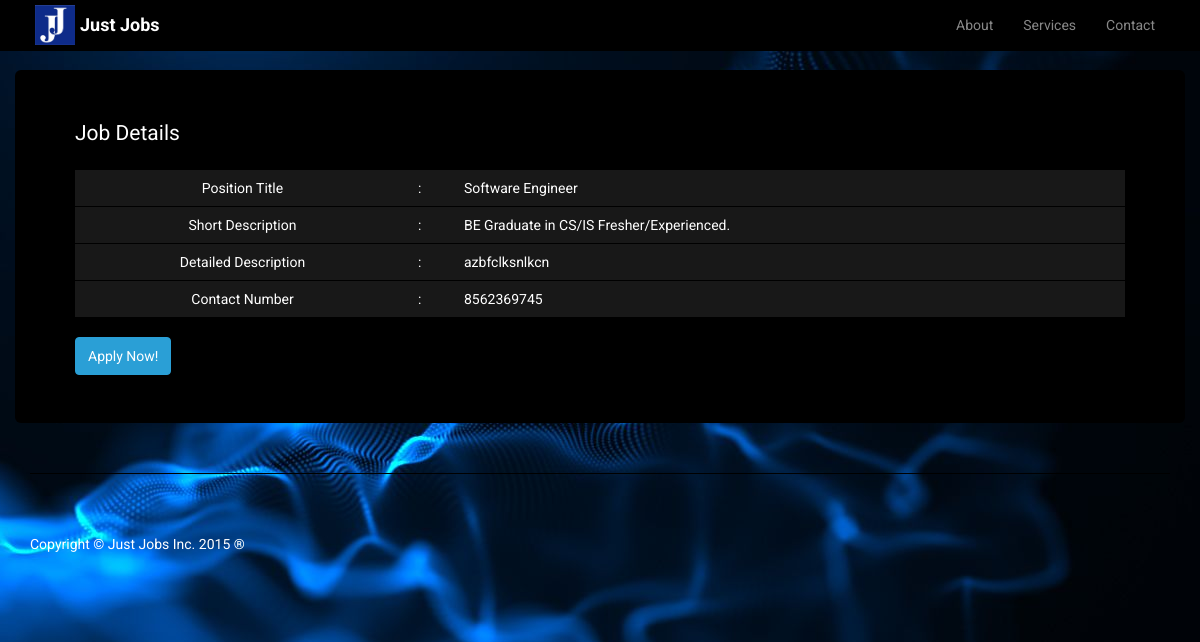
The app's page /details?jid=6 with its own data.
### tables this page shows
CREATE TABLE IF NOT EXISTS `jobs` (
`jid` int(11) NOT NULL,
  `title` varchar(30) NOT NULL,
  `desc` varchar(70) NOT NULL,
  `details` varchar(300) NOT NULL,
  `mob` bigint(20) NOT NULL,
  `poster` int(11) NOT NULL
);

### details.php (the view, shortened to what this page needs)
<!DOCTYPE html>
<html lang="en">
<head>
    <link href="css/bootstrap.min.css" rel="stylesheet">
    <link href="css/heroic-features.css" rel="stylesheet">
</head>
<body>
    <nav class="navbar navbar-inverse navbar-fixed-top" role="navigation">
        <div class="container">
            <img class="img-thumbnail img-rounded navbar-left" src="img/fav.png" width="50px" onclick="location.href='index'">
            <div class="navbar-header">
                <a class="navbar-brand" href="index"><b>Just Jobs</b></a>
            </div>
            <div class="collapse navbar-collapse navbar-right" id="bs-example-navbar-collapse-1">
                <ul class="nav navbar-nav">
                    <li>
                        <a href="aboutus">About</a>
                    </li>
                    <li>
                        <a href="services">Services</a>
                    </li>
                    <li>
                        <?php if (isset($_SESSION['login'])):?>
                            <a href="logout">Logout</a>
                        <?php else:?>
                            <a href="contact">Contact</a>
                        <?php endif;?>
                    </li>
                </ul>
            </div>
        </div>
    </nav>
    <div class="container">
        <div class="row">
            <header class="jumbotron">
                <div class="table-responsive">
                <?php
                    if (isset($_GET['hid'])){
                        $hid=$_GET['hid'];
                        echo "<legend>Candidate Details</legend>";
                        $sql=mysql_query("SELECT * FROM hire WHERE hid=$hid") or die(mysql_error());
                        if (mysql_num_rows($sql)) {
                            $res=mysql_fetch_array($sql);
                            echo "<table class='table'>
                                    <tr>
                                        <td class='text-center'>Position Title</td>
                                        <td>:</td>
                                        <td>".$res['title']."</td>
                                    </tr>
                                    <tr>
                                        <td class='text-center'>Short Description</td>
                                        <td>:</td>
                                        <td>".$res['desc']."</td>
                                    </tr>
                                    <tr>
                                        <td class='text-center'>Detailed Description</td>
                                        <td>:</td>
                                        <td>".$res['details']."</td>
                                    </tr>
                                    <tr>
                                        <td class='text-center'>Contact Number</td>
                                        <td>:</td>
                                        <td>".$res['mob']."</td>
                                    </tr>
                                  </table>  ";
                                  if (isset($_SESSION['login']))
                                    echo "<a href='enroll?hid=".$hid."' class='btn btn-primary'>Hire Now!</a>";
                                  else{
                                    $_SESSION['redir']="details?hid=".$hid;
                                    echo "<a class='btn btn-primary' data-toggle='modal' data-controls-modal='#login' data-backdrop='static' data-keyboard='false' href='#login'>Hire Now!</a>";
                                  }
                        }
                    }
                    elseif (isset($_GET['jid'])){
                        $jid=$_GET['jid'];
                        echo "<legend>Job Details</legend>";
                        $sql=mysql_query("SELECT * FROM jobs WHERE jid=$jid") or die(mysql_error());
                        if (mysql_num_rows($sql)) {
                            $res=mysql_fetch_array($sql);
                            echo "<table class='table'>
                                    <tr>
                                        <td class='text-center'>Position Title</td>
                                        <td>:</td>
                                        <td>".$res['title']."</td>
                                    </tr>
                                    <tr>
                                        <td class='text-center'>Short Description</td>
                                        <td>:</td>
                                        <td>".$res['desc']."</td>
                                    </tr>
                                    <tr>
                                        <td class='text-center'>Detailed Description</td>
                                        <td>:</td>
                                        <td>".$res['details']."</td>
                                    </tr>
                                    <tr>
                                        <td class='text-center'>Contact Number</td>
                                        <td>:</td>
                                        <td>".$res['mob']."</td>
                                    </tr>
                                  </table>  ";
                                  if (isset($_SESSION['login']))
                                      echo "<a href='enroll?jid=".$jid."' class='btn btn-primary'>Apply Now!</a>";
                                  else{
                                    echo "<a class='btn btn-primary' data-toggle='modal' data-controls-modal='#login' data-backdrop='static' data-keyboard='false' href='#login'>Apply Now!</a>";
                                  }
                        }
                    }
                ?>
                </div>
            </header>
        </div>
        <hr>
        <footer>
            <div class="row">
                <div class="col-lg-12">
                    <p style="color:white;">Copyright &copy; Just Jobs Inc. 2015 &reg;</p>
                </div>
            </div>
        </footer>
    </div>
</body>
</html>

### css/heroic-features.css (style rules this page uses)
body { padding-top: 70px; }
footer { margin: 50px 0; }

### details.php (style rules this page uses)
body { background: url(img/bg.jpg) top right no-repeat; background-attachment:fixed; }

### records on screen
jobs: title "Software Engineer", desc "BE Graduate in CS/IS Fresher/Experienced.", details "azbfclksnlkcn", mob "8562369745"
